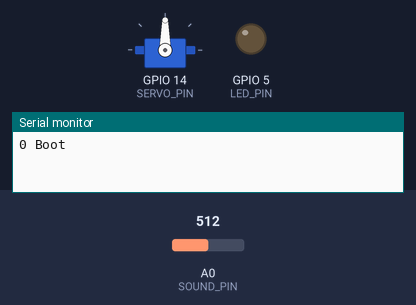
This sketch was run on a simulated ESP8266 (NodeMCU). On the bench: servo, output pins drawn as LEDs (lit = HIGH), the last lines printed to the serial monitor. The test bench sets the inputs (shaded band); at power-on: A0 (SOUND_PIN) = 512. WiFi joins after 1.5 s; servers stay silent unless stated; no MQTT or app messages arrive unless stated.

Above: at 0.1 s.
At 11.7 s:
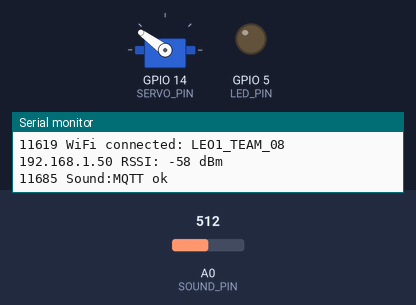
11.8 s: A0 (SOUND_PIN) set to 79
At 14.5 s:
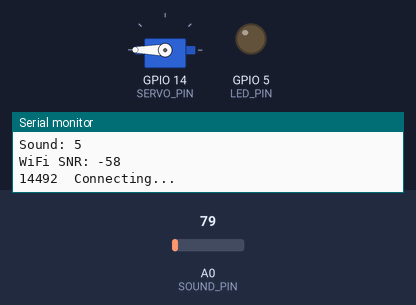
14.8 s: A0 (SOUND_PIN) set to 66
Timing chart, 0 to 17.8 s (numbered marks = the images above; inputs shaded):
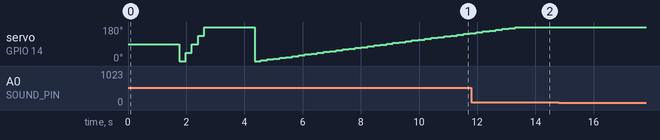

The sketch:

servo_control.ino
```cpp
/*
 * Linux for Embedded Objects Mini Project
 * Group 8
 *
 */


//libraries
#include <ESP8266WiFiMulti.h>
#include "Adafruit_MQTT.h"
#include "Adafruit_MQTT_Client.h"
#include <Servo.h>

//WiFi
#define WIFI_SSID       "LEO1_TEAM_08"
#define WIFI_PASSWORD    "leoteam8"

//mqtt
#define MQTT_SERVER           "192.168.10.1"
#define MQTT_SERVERPORT       1883
#define MQTT_USERNAME         "leoteam8"
#define MQTT_KEY              "leoteam8"
#define MQTT_TOPIC_SERVO_POS  "/position"
#define MQTT_TOPIC_SOUND      "/sound"
#define MQTT_TOPIC_STATUS     "/status"
#define MQTT_TOPIC_WIFI_SNR   "/snr"
#define MQTT_TOPIC_LED        "/led"


//GPIO
#define SERVO_PIN 14
#define LED_PIN 5
#define SOUND_PIN A0

//timing
#define SENSE_TIME 2000 // = Publish Time
#define MOVE_TIME 2000
#define SENSE_MOVE_SHIFT 1000
#define ANGLE_STEPS 45

//functions
void debug(const char *s);
void mqtt_connect();
void print_wifi_status();
void publish_data();
void subscribe_led();

//variables
ESP8266WiFiMulti WiFiMulti;
Servo servo;
WiFiClient wifi_client;

Adafruit_MQTT_Client mqtt(&wifi_client, MQTT_SERVER, MQTT_SERVERPORT, MQTT_USERNAME, MQTT_KEY);

Adafruit_MQTT_Publish pos_mqtt_publish = Adafruit_MQTT_Publish(&mqtt, MQTT_USERNAME MQTT_TOPIC_SERVO_POS);
Adafruit_MQTT_Publish sound_mqtt_publish = Adafruit_MQTT_Publish(&mqtt, MQTT_USERNAME MQTT_TOPIC_SOUND);
Adafruit_MQTT_Publish snr_mqtt_publish = Adafruit_MQTT_Publish(&mqtt, MQTT_USERNAME MQTT_TOPIC_WIFI_SNR);

Adafruit_MQTT_Subscribe status_mqtt_subscribe = Adafruit_MQTT_Subscribe(&mqtt, MQTT_USERNAME MQTT_TOPIC_STATUS);
Adafruit_MQTT_Subscribe led_mqtt_subscribe = Adafruit_MQTT_Subscribe(&mqtt, MQTT_USERNAME MQTT_TOPIC_LED);

uint32_t move_prev_time;
uint32_t sense_prev_time;
int16_t servo_pos = 0;
uint8_t active_sensing = 0;

int sound_value = 0;
int sound_level = 0;
int dif = 0;

const uint16_t conn_tout_ms = 5000;

void setup() {
  //init time
  move_prev_time = millis()+SENSE_MOVE_SHIFT;
  sense_prev_time = millis();
  //set PinMode
  pinMode(LED_PIN,OUTPUT);
//  pinMode(SOUND_SENSOR_PIN,INPUT);
  servo.attach(SERVO_PIN);

  //subscribe to mqtt topics
  mqtt.subscribe(&status_mqtt_subscribe);
  mqtt.subscribe(&led_mqtt_subscribe);

  Serial.begin(9600);
  debug("Boot");
  //set up wifi connection
  WiFi.persistent(false);
  WiFi.mode(WIFI_STA);
  WiFiMulti.addAP(WIFI_SSID, WIFI_PASSWORD);
  if(WiFiMulti.run(conn_tout_ms) == WL_CONNECTED)
  {
    print_wifi_status();
  }
  else
  {
    debug("Unable to connect");
  }

}

void loop() {
  //ensure that mqtt is connected
  mqtt_connect();

  sense_prev_time = millis();
  sound_value = analogRead(SOUND_PIN)-174;
  Serial.print(sound_value);
  dif = abs(sound_value-512);

  if(dif > 100)sound_level = 5;
  else if(dif > 80)sound_level = 4;
  else if(dif > 50)sound_level = 3;
  else if(dif > 30)sound_level = 2;
  else if(dif > 10)sound_level = 1;
  else sound_level = 0;

  publish_data();

  move_prev_time = millis();
  servo.write(servo_pos);
  servo_pos += ANGLE_STEPS;

}

void mqtt_connect()
{
  int8_t ret;

  // Stop if already connected.
  if (! mqtt.connected())
  {
    debug("Connecting to MQTT... ");
    while ((ret = mqtt.connect()) != 0)
    { // connect will return 0 for connected
         Serial.println(mqtt.connectErrorString(ret));
         debug("Retrying MQTT connection in 5 seconds...");
         mqtt.disconnect();
         delay(5000);  // wait 5 seconds
    }
    debug("MQTT Connected");
  }
}


void publish_data()
{
  char pos_payload[16];
  char sound_payload[16];
  char snr_payload[16];
  char status_payload[16];
  int snr = WiFi.RSSI();

  sprintf(pos_payload, "%ld", servo_pos);
  sprintf(sound_payload, "%ld", sound_level);
  sprintf(snr_payload, "%ld", snr);


  Serial.print(millis());
  Serial.print(" ");
  Serial.println(" Publishing: ");

  Serial.print("Position: ");
  Serial.println(pos_payload);
  Serial.print("Sound: ");
  Serial.println(sound_payload);
  Serial.print("WiFi SNR: ");
  Serial.println(snr_payload);

  Serial.print(millis());
  Serial.print(" ");
  Serial.println(" Connecting...");

  if((WiFiMulti.run(conn_tout_ms) == WL_CONNECTED))
  {
    print_wifi_status();

    //publish to sound topic
    if (! sound_mqtt_publish.publish(sound_payload))
    {
      debug("Sound:MQTT failed");
    }
    else
    {
      debug("Sound:MQTT ok");
    }

    //publish to position topic
    if (! pos_mqtt_publish.publish(pos_payload))
    {
      debug("Position:MQTT failed");
    }
    else
    {
      debug("Position:MQTT ok");
    }

    //publish to snr topic
    if (! snr_mqtt_publish.publish(snr_payload))
    {
      debug("SNR:MQTT failed");
    }
    else
    {
      debug("SNR:MQTT ok");
    }
  }
}

void subscribe_led()
{
  int16_t sub_timeout = 10;
  Adafruit_MQTT_Subscribe* sub;

  if((WiFiMulti.run(conn_tout_ms) == WL_CONNECTED))
  {
    while ((sub = mqtt.readSubscription(10)))
    {
      if (sub == &led_mqtt_subscribe)
      {
        Serial.print("Received LED Mode: ");
        Serial.println((char*)led_mqtt_subscribe.lastread);
        // Switch on the LED if an 1 was received as first character
        if ((int)(led_mqtt_subscribe.lastread[0]) == 49)
        {
          digitalWrite(LED_PIN, HIGH);

        }
        if (led_mqtt_subscribe.lastread[0] == 48)
        {
          digitalWrite(LED_PIN, LOW);
        }
      }

      if (sub == &status_mqtt_subscribe)
      {
        Serial.print("Received Status Message: ");
        Serial.println((char*)status_mqtt_subscribe.lastread);
        //Setting system active depending on received message
        if ((int)(status_mqtt_subscribe.lastread[0]) == 49)
        {
          active_sensing = 1;
        }
        if (status_mqtt_subscribe.lastread[0] == 48)
        {
          active_sensing = 0;
        }

      }
    }
  }
}

void debug(const char *s)
{
  Serial.print (millis());
  Serial.print (" ");
  Serial.println(s);
}

void print_wifi_status()
{
  Serial.print (millis());
  Serial.print(" WiFi connected: ");
  Serial.print(WiFi.SSID());
  Serial.print(" ");
  Serial.print(WiFi.localIP());
  Serial.print(" RSSI: ");
  Serial.print(WiFi.RSSI());
  Serial.println(" dBm");
}
```
